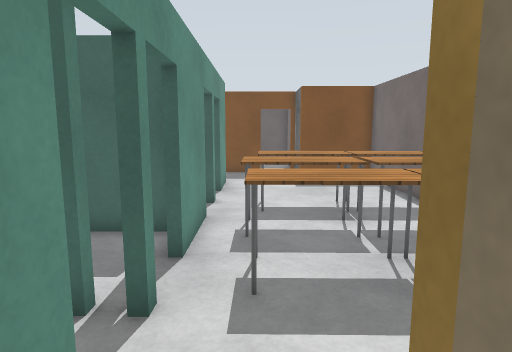
[1] (above)

24 first-person views from a walk through a world built for the Gazebo simulator. The camera is 1.3 m above the floor, tilts 8° down and sees 75° across. The floor is counted in squares, 0.5 m on a side. Each view is taken from the middle of a square. On the plan, view 1 faces up. The plan holds only what a view shows up to about 20 squares ahead; the rest is blank. The robots in the file are not drawn. Gazebo's built-in surfaces are drawn with simple patterns.

[2]
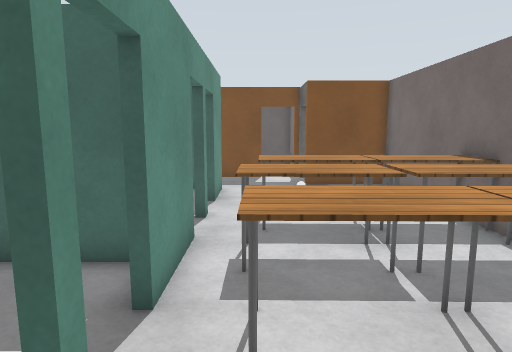

[3]
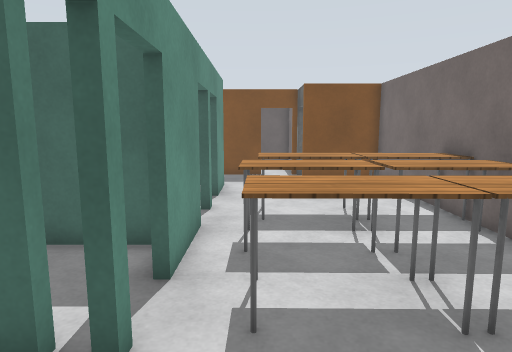

[4]
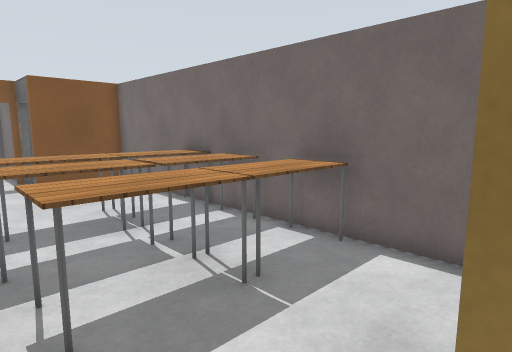

[5]
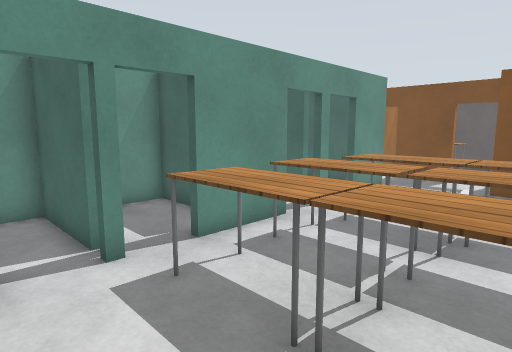

[6]
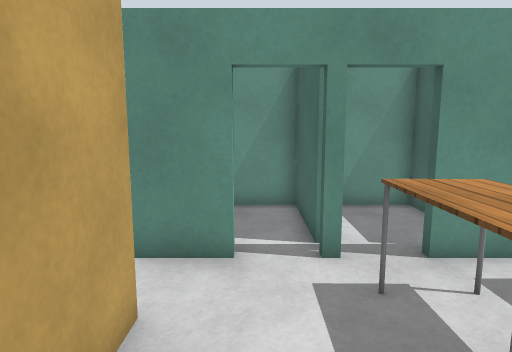

[7]
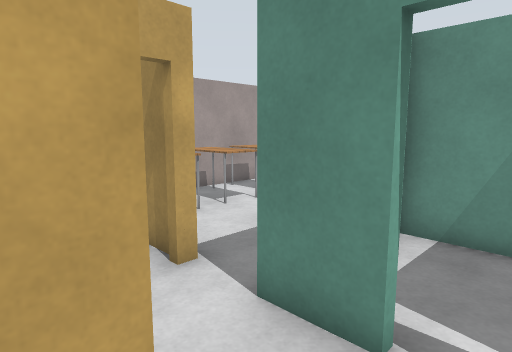

[8]
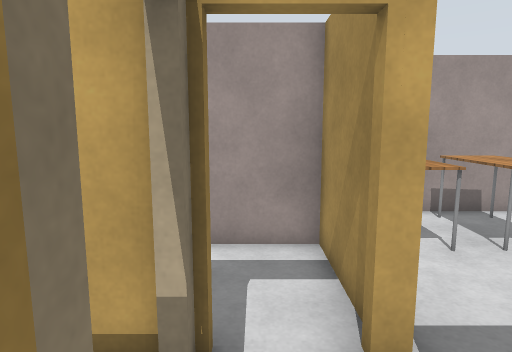

[9]
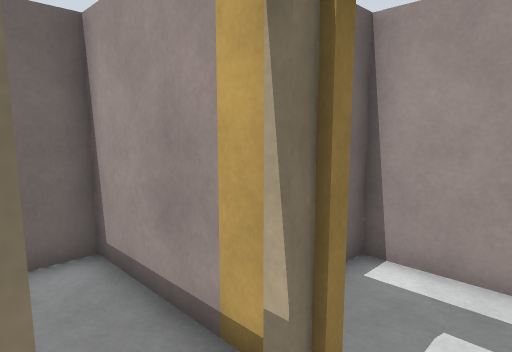

[10]
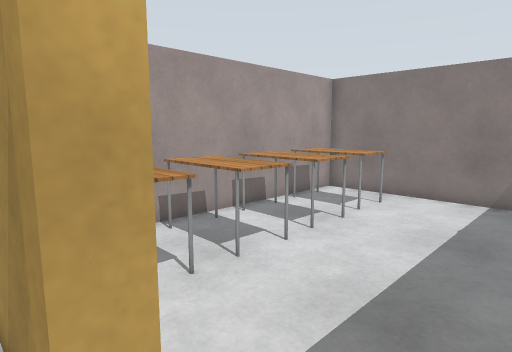

[11]
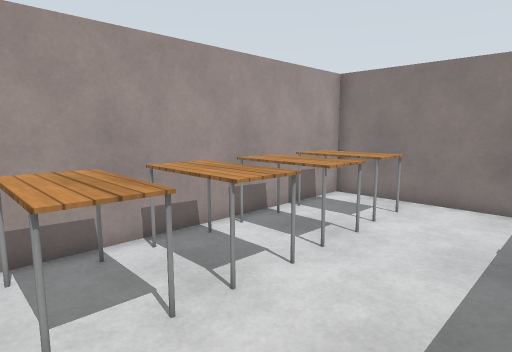

[12]
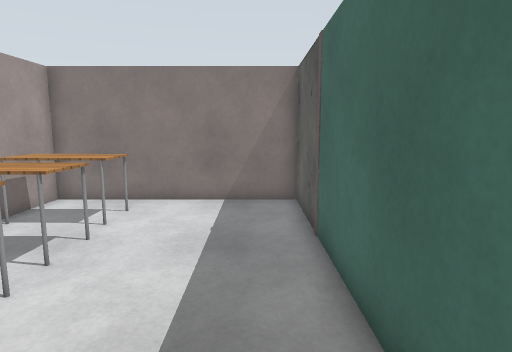

[13]
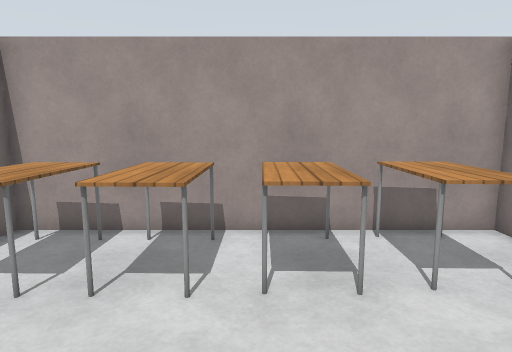

[14]
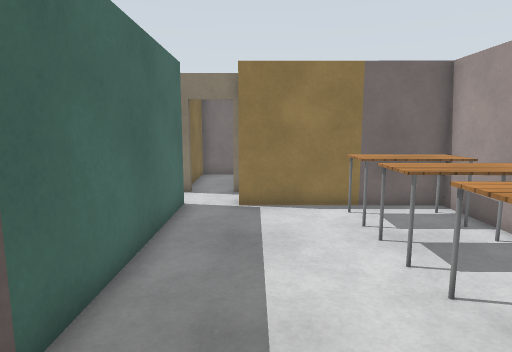

[15]
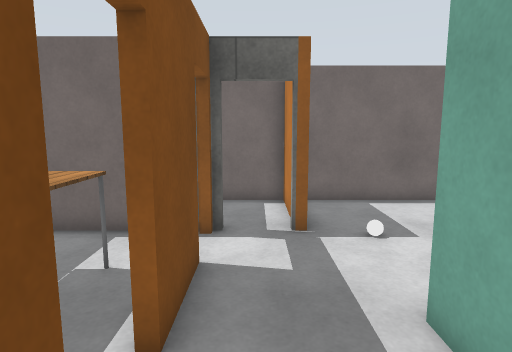

[16]
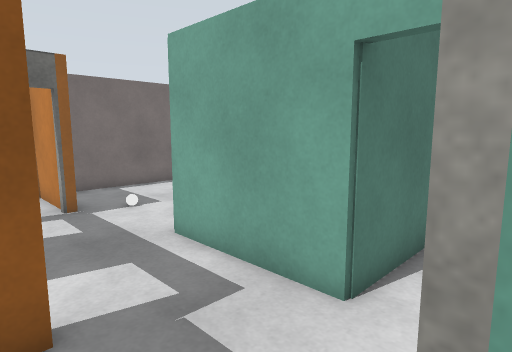

[17]
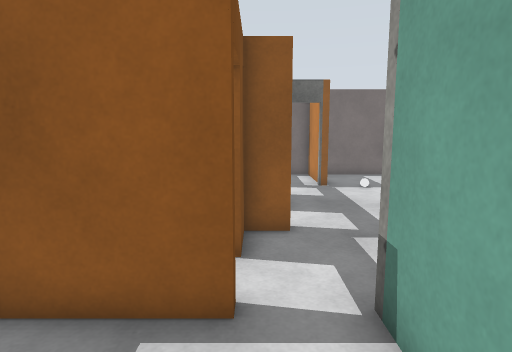

[18]
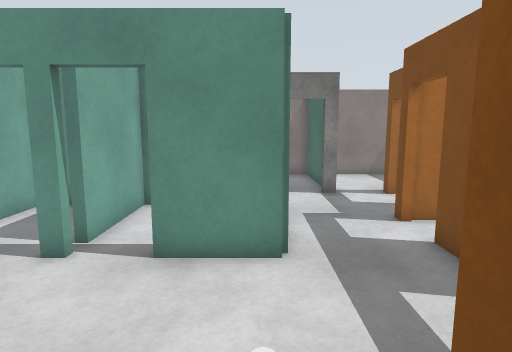

[19]
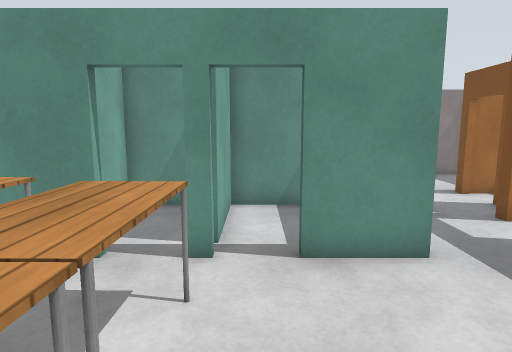

[20]
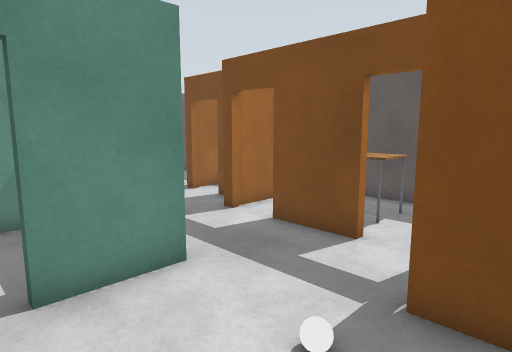

[21]
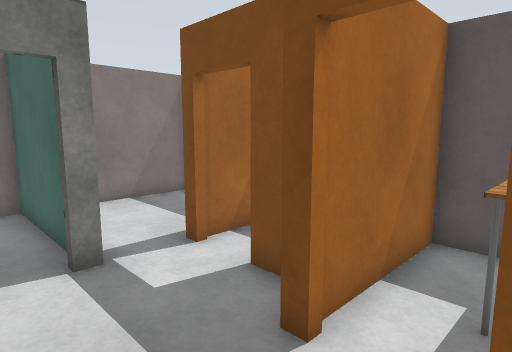

[22]
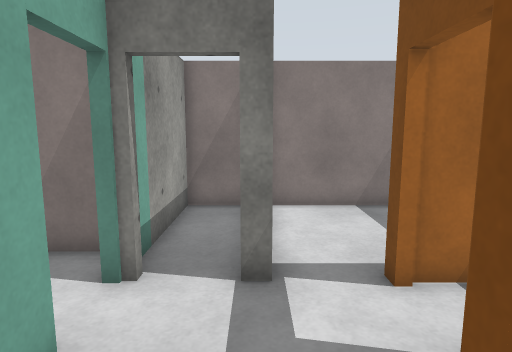

[23]
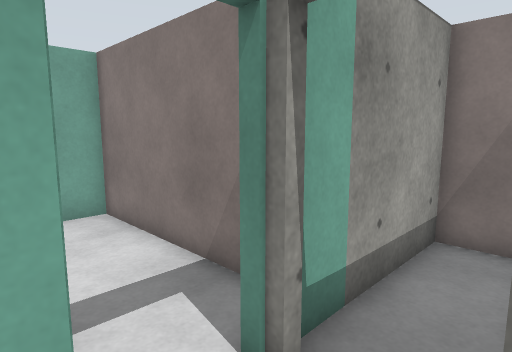

[24]
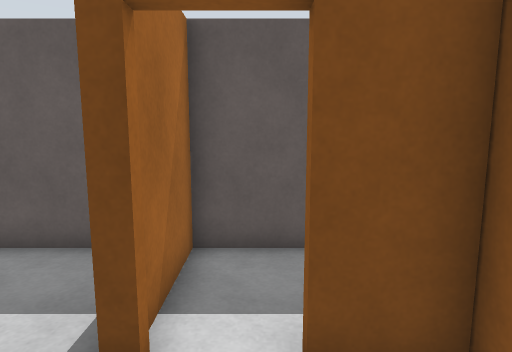

### Floor plan
Points are (right, up) in squares from view 1. A wall is a line through its corners. A room is listed if a view was taken in it or the views show most of it. See-through windows are left out.
Room 1 (views 1, 3, 4, 9, 10)
walls: (-1.5, 1.5) (-1.5, 0.5); (0.7, 0.6) (0.7, 1.4); (-1.7, -1.4) (-1.3, -1.4)
ways out: opening at (-0.5, 1) to room 2; opening at (-2, 0) to room 3; open door at (0, -1.2) to room 12
Room 2 (views 2, 5, 6, 7, 8, 15, 18, 19, 20, 21, 22, 23, 24)
walls: (-1.5, 12.1) (-1.5, 11.6); (-1.5, 9.8) (-1.5, 6.5); (-2.4, 12.1) (-2.4, 11.8); (-1.5, 4.8) (-1.5, 4.4); (-2.4, 4.7) (-2.4, 4.4); (-1.5, 2.5) (-1.5, 1.5); (0.3, 20.1) (-2.4, 20.1); (-6.6, 16.7) (-1.5, 16.7) (-1.5, 13.9); (0.7, 1.4) (3.1, 1.4); (6.1, 2.4) (6.1, 17.7) (2.4, 17.7) (2.4, 18); (-4.4, 20.1) (-4.7, 20.1) (-4.7, 21.3) (-6.5, 21.3); (-8.4, 19.3) (-8.4, 18.7); (-8.1, 21.3) (-8.7, 21.3)
ways out: opening at (-0.5, 1) to room 1; opening at (-9, 20) to room 4; open door at (-3.5, 20) to room 5; open door at (-8, 16.8) to room 6; open door at (-2, 12) to room 7; open door at (-2, 4.5) to room 8; open door at (-7.5, 21.5) to room 14; open door at (2.3, 19.1)
objects: table (0, 5) to (2, 6); table (0, 8) to (2, 9); table (0, 11) to (2, 12); table (3, 5) to (5, 6); table (3, 8) to (5, 9); table (3, 11) to (6, 12)
Room 3 (views 11, 12, 13, 14)
walls: (-1.5, 0.5) (-14.2, 0.5) (-14.2, -8.4) (-1.7, -8.4) (-1.7, -1.4)
ways out: opening at (-2, 0) to room 1
objects: table (-12, -8) to (-11, -5); table (-9, -8) to (-8, -5); table (-7, -8) to (-6, -5); table (-4, -8) to (-3, -5)
Room 4 (views 16, 17)
walls: (-8.7, 21.3) (-8.7, 24.6); (-11, 19.3) (-8.4, 19.3); (-10.6, 25.1) (-12.8, 25.1); (-14.2, 25) (-14.2, 19.5)
ways out: opening at (-9, 20) to room 2
Room 5 (no view inside)
walls: (2.4, 22.1) (2.4, 25.1) (-4.4, 25.1) (-4.4, 20.1)
ways out: open door at (-3.5, 20) to room 2
objects: table (-3, 22) to (-3, 23); table (-1, 22) to (0, 23)
Room 6 (no view inside)
walls: (-6.6, 13.2) (-6.6, 16.7); (-9.9, 15.8) (-9.9, 8.6) (-8.6, 8.6)
ways out: open door at (-8, 16.8) to room 2
Room 7 (no view inside)
walls: (-6.3, 10.6) (-6.3, 8.6) (-4.4, 8.6); (-2.4, 11.8) (-3.2, 11.8)
ways out: open door at (-2, 12) to room 2
Room 8 (no view inside)
walls: (-2.2, 8.3) (-6.3, 8.3) (-6.3, 6)
ways out: open door at (-2, 4.5) to room 2
Room 9 (no view inside)
walls: (-6.3, 14.8) (-6.3, 12.1) (-2.4, 12.1); (-2.5, 16.4) (-5.5, 16.4)
Room 10 (no view inside)
walls: (-1.5, -2) (-1.5, -5.3) (2.2, -5.3) (2.2, -4.6)
Room 11 (no view inside)
walls: (-2.4, 4.4) (-6.3, 4.4) (-6.3, 0.8)
Room 12 (no view inside)
walls: (1, -1.4) (6.1, -1.4) (6.1, 1) (2.6, 1)
ways out: open door at (0, -1.2) to room 1
Room 13 (no view inside)
walls: (-9.6, 19) (-14.2, 19) (-14.2, 16.7) (-9.1, 16.7)
Room 14 (no view inside)
walls: (-5.9, 25.1) (-8.4, 25.1) (-8.4, 21.2)
ways out: open door at (-7.5, 21.5) to room 2

Where each view was taken, in squares from view 1:
view 1: 0 up, 0 right, facing up
view 2: 2 up, 0 right, facing up
view 3: 1 up, 0 right, facing up
view 4: 1 up, 1 left, facing up-right
view 5: 2 up, 5 right, facing up-left
view 6: 3 up, 5 right, facing left
view 7: 4 up, 2 right, facing down-left
view 8: 2 up, 0 right, facing down
view 9: 1 up, 1 left, facing down-right
view 10: 0 up, 1 left, facing down-left
view 11: 1 down, 2 left, facing down-left
view 12: 1 down, 2 left, facing left
view 13: 0 up, 8 left, facing down
view 14: 2 down, 13 left, facing right
view 15: 19 up, 6 left, facing right
view 16: 21 up, 9 left, facing down-right
view 17: 21 up, 13 left, facing right
view 18: 16 up, 5 right, facing left
view 19: 13 up, 5 right, facing left
view 20: 13 up, 4 right, facing up-left
view 21: 17 up, 2 left, facing up-left
view 22: 19 up, 3 left, facing left
view 23: 19 up, 6 left, facing down-left
view 24: 18 up, 7 left, facing up
